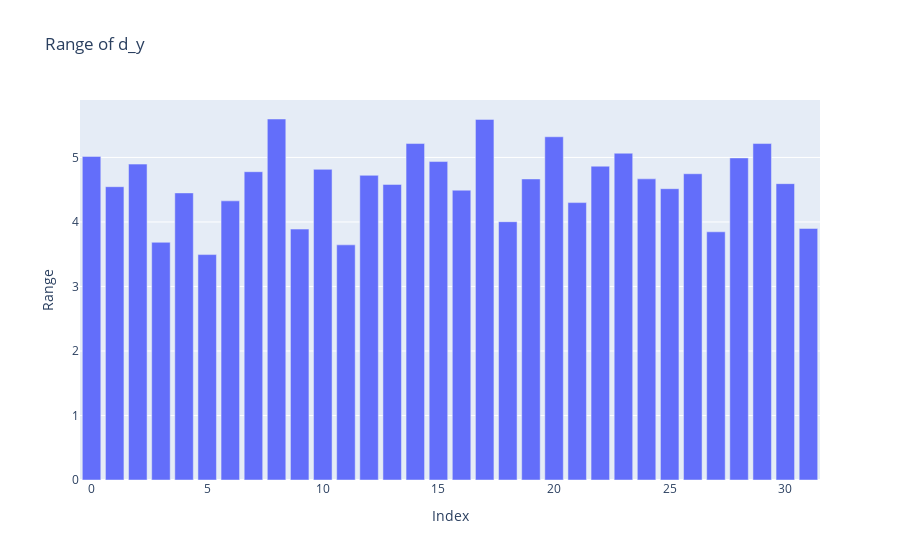

The cell this chart's notebook holds for it:
### Code cell
# plot the range of each of the 32 vectors in d_y
ranges = []
for i in range(32):
    ranges.append(np.max(input_outputs["0"]['d_y'][i][0]) - np.min(input_outputs["0"]['d_y'][i][0]))

fig = go.Figure(data=[go.Bar(x=np.arange(32), y=ranges)])
fig.update_layout(title_text=f"Range of d_y")
fig.update_xaxes(title_text="Index")
fig.update_yaxes(title_text="Range")
fig.show()

### Figure 1 — Plotly figure (JSON) as saved in the notebook; plotly's stock layout.template omitted (floating-point values rounded to 4 significant figures)
{"data": [{"type": "bar", "x": [0, 1, 2, 3, 4, 5, 6, 7, 8, 9, 10, 11, 12, 13, 14, 15, 16, 17, 18, 19, 20, 21, 22, 23, 24, 25, 26, 27, 28, 29, 30, 31], "y": [5.016, 4.546, 4.897, 3.685, 4.45, 3.494, 4.327, 4.779, 5.596, 3.889, 4.815, 3.645, 4.723, 4.582, 5.215, 4.936, 4.493, 5.59, 4.004, 4.667, 5.32, 4.3, 4.865, 5.065, 4.668, 4.516, 4.747, 3.847, 4.993, 5.215, 4.594, 3.899]}], "layout": {"title": {"text": "Range of d_y"}, "xaxis": {"title": {"text": "Index"}}, "yaxis": {"title": {"text": "Range"}}}}
